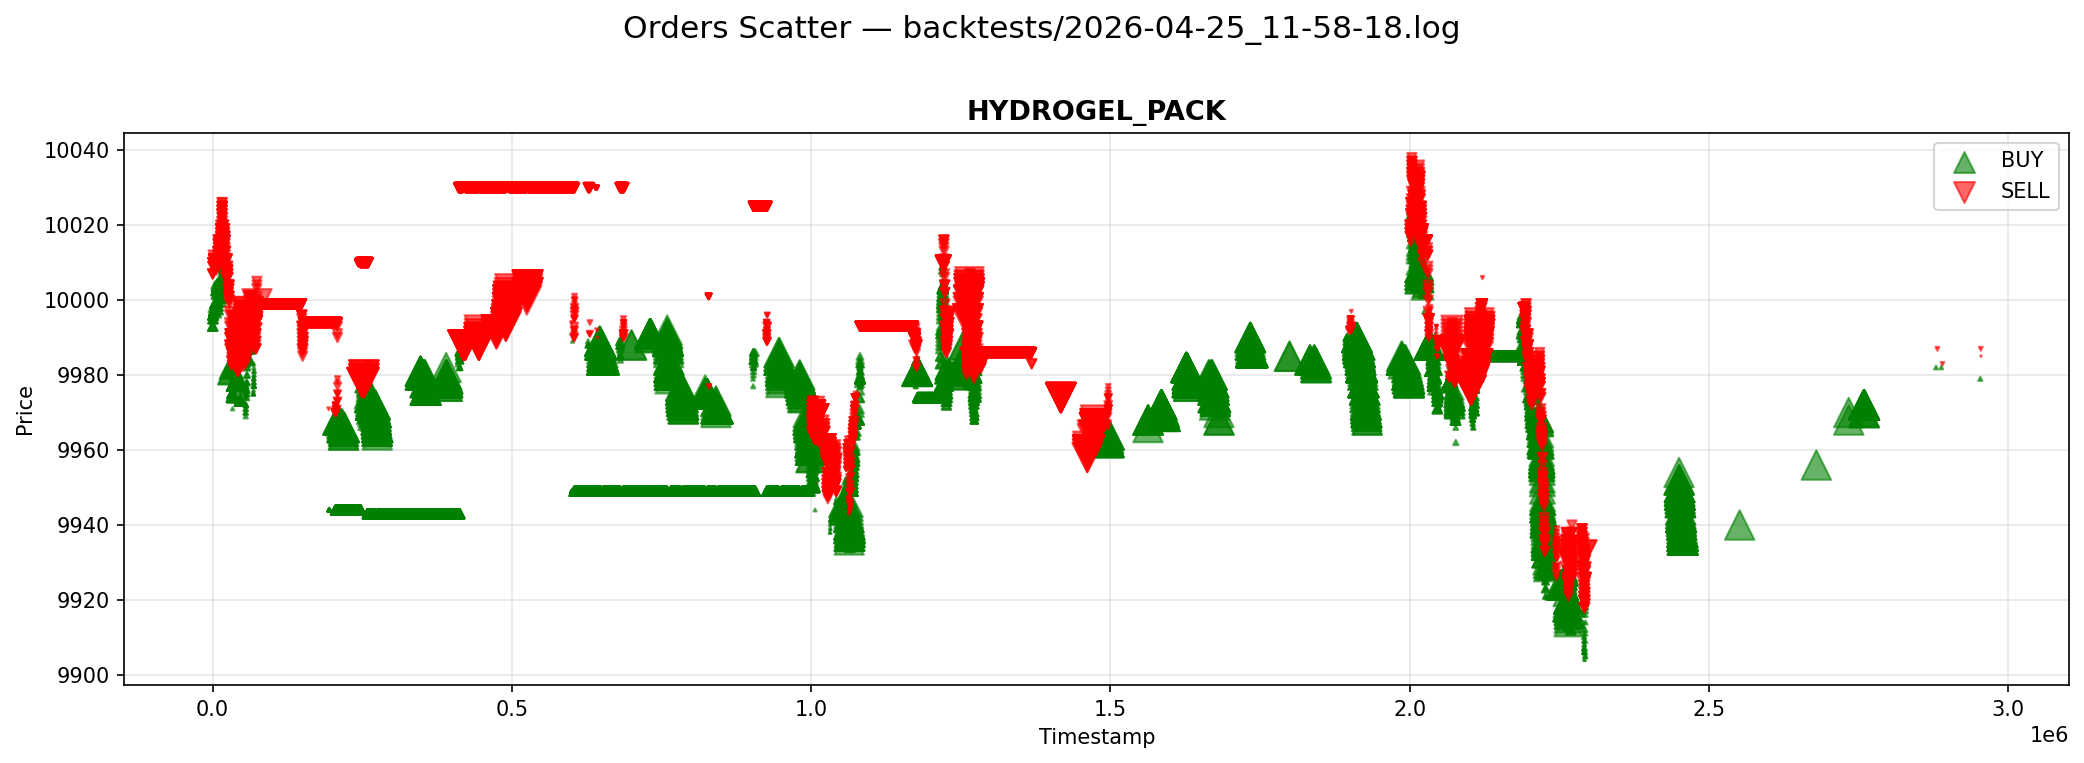

Reproduce this figure in Python.
import json
import re
import matplotlib.pyplot as plt
import matplotlib.patches as mpatches
from collections import defaultdict

LOG_FILE = "backtests/2026-04-25_11-58-18.log"

with open(LOG_FILE) as f:
    data = json.load(f)

# parse: LOGORDER:PRODUCT:SIDE:PRICE:QTY:TAG
orders = []
for entry in data["logs"]:
    ts = entry["timestamp"]
    for line in entry["lambdaLog"].split("\n"):
        if line.startswith("LOGORDER:"):
            parts = line.split(":")
            if len(parts) >= 6:
                _, product, side, price, qty, tag = parts[0], parts[1], parts[2], parts[3], parts[4], parts[5]
                orders.append({
                    "timestamp": ts,
                    "product": product,
                    "side": side,
                    "price": int(price),
                    "qty": int(qty),
                    "tag": tag,
                })

products = sorted(set(o["product"] for o in orders))
n = len(products)
fig, axes = plt.subplots(n, 1, figsize=(14, 5 * n), squeeze=False)

for i, product in enumerate(products):
    ax = axes[i][0]
    prod_orders = [o for o in orders if o["product"] == product]

    buy_ts = [o["timestamp"] for o in prod_orders if o["side"] == "BUY"]
    buy_px = [o["price"] for o in prod_orders if o["side"] == "BUY"]
    buy_qty = [o["qty"] for o in prod_orders if o["side"] == "BUY"]

    sell_ts = [o["timestamp"] for o in prod_orders if o["side"] == "SELL"]
    sell_px = [o["price"] for o in prod_orders if o["side"] == "SELL"]
    sell_qty = [o["qty"] for o in prod_orders if o["side"] == "SELL"]

    ax.scatter(buy_ts, buy_px, s=[q * 0.5 for q in buy_qty], c="green", alpha=0.6, marker="^", label="BUY", zorder=3)
    ax.scatter(sell_ts, sell_px, s=[q * 0.5 for q in sell_qty], c="red", alpha=0.6, marker="v", label="SELL", zorder=3)

    ax.set_title(product, fontsize=13, fontweight="bold")
    ax.set_xlabel("Timestamp")
    ax.set_ylabel("Price")
    ax.legend()
    ax.grid(True, alpha=0.3)

fig.suptitle("Orders Scatter — backtests/2026-04-25_11-58-18.log", fontsize=15, y=1.01)
plt.tight_layout()
out = "analysis/order_scatter.png"
plt.savefig(out, dpi=150, bbox_inches="tight")
print(f"saved {out}")
